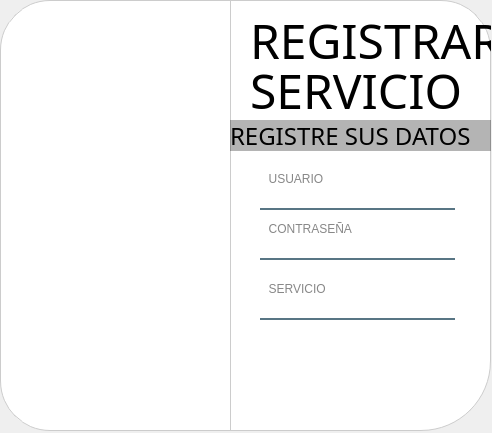
<?xml version="1.0" encoding="UTF-8"?>
<ui version="4.0">
 <class>Window_RegistrarServicio</class>
 <widget class="QMainWindow" name="Window_RegistrarServicio">
  <property name="geometry">
   <rect>
    <x>0</x>
    <y>0</y>
    <width>492</width>
    <height>433</height>
   </rect>
  </property>
  <property name="windowTitle">
   <string>MainWindow</string>
  </property>
  <widget class="QWidget" name="centralwidget">
   <widget class="QWidget" name="widget" native="true">
    <property name="geometry">
     <rect>
      <x>0</x>
      <y>0</y>
      <width>491</width>
      <height>431</height>
     </rect>
    </property>
    <widget class="QLabel" name="label">
     <property name="geometry">
      <rect>
       <x>0</x>
       <y>0</y>
       <width>231</width>
       <height>431</height>
      </rect>
     </property>
     <property name="styleSheet">
      <string notr="true">border-image: url(:/imagenes/chill_guy.jpg);


background-color: rgba(255, 255, 255, 1); /* Fondo blanco */  
    border-bottom-left-radius: 50px; /* Esquina inferior derecha redondeada */  
  border-up-left-radius: 50px; /* Esquina inferior derecha redondeada */  
    box-shadow: 0px 4px 10px rgba(0, 0, 0, 0.2); /* Sombra */  
    padding: 20px; 
border-top-left-radius: 50px;
                     border: 1px solid #ccc;</string>
     </property>
     <property name="text">
      <string/>
     </property>
    </widget>
    <widget class="QLabel" name="label_2">
     <property name="geometry">
      <rect>
       <x>210</x>
       <y>0</y>
       <width>281</width>
       <height>431</height>
      </rect>
     </property>
     <property name="styleSheet">
      <string notr="true">

background-color: rgba(255, 255, 255, 1); /* Fondo blanco */  
    border-bottom-right-radius: 70px; /* Esquina inferior derecha redondeada */  
    box-shadow: 0px 4px 10px rgba(0, 0, 0, 0.2); /* Sombra */  
    padding: 20px; 


border-top-right-radius: 50px;
                     border: 1px solid #ccc;</string>
     </property>
     <property name="text">
      <string/>
     </property>
    </widget>
    <widget class="QLineEdit" name="lineEdit_contrasena">
     <property name="geometry">
      <rect>
       <x>260</x>
       <y>220</y>
       <width>195</width>
       <height>40</height>
      </rect>
     </property>
     <property name="styleSheet">
      <string notr="true">
    background-color: rgba(0, 0, 0, 0); /* Fondo transparente */  
    border: none; /* Sin borde por defecto */  
    border-bottom: 2px solid rgba(46, 82, 101, 0.8); /* Borde inferior con color */  
    color: rgba(0, 0, 0, 0.94); /* Color del texto */  
    padding-bottom: 20px; /* Espacio inferior dentro del QLineEdit */  
</string>
     </property>
     <property name="text">
      <string/>
     </property>
     <property name="placeholderText">
      <string>  CONTRASEÑA</string>
     </property>
    </widget>
    <widget class="QLineEdit" name="lineEdit_usuario">
     <property name="geometry">
      <rect>
       <x>260</x>
       <y>170</y>
       <width>195</width>
       <height>40</height>
      </rect>
     </property>
     <property name="styleSheet">
      <string notr="true">
    background-color: rgba(0, 0, 0, 0); /* Fondo transparente */  
    border: none; /* Sin borde por defecto */  
    border-bottom: 2px solid rgba(46, 82, 101, 0.8); /* Borde inferior con color */  
    color: rgba(0, 0, 0, 0.94); /* Color del texto */  
    padding-bottom: 20px; /* Espacio inferior dentro del QLineEdit */  
</string>
     </property>
     <property name="placeholderText">
      <string>  USUARIO</string>
     </property>
    </widget>
    <widget class="QLabel" name="label_6">
     <property name="geometry">
      <rect>
       <x>250</x>
       <y>50</y>
       <width>251</width>
       <height>81</height>
      </rect>
     </property>
     <property name="font">
      <font>
       <family>GeoSlab703 MdCn BT</family>
       <pointsize>36</pointsize>
      </font>
     </property>
     <property name="text">
      <string>SERVICIO</string>
     </property>
    </widget>
    <widget class="QPushButton" name="pushButton_guardar">
     <property name="geometry">
      <rect>
       <x>290</x>
       <y>350</y>
       <width>131</width>
       <height>41</height>
      </rect>
     </property>
     <property name="styleSheet">
      <string notr="true"> background-color: qlineargradient(x1: 0, y1: 0, x2: 1, y2: 1,    
                                       stop: 0 rgba(255, 94, 77, 255),  /* Naranja cálido */
                                       stop: 0.5 rgba(255, 159, 64, 255), /* Amarillo suave */
                                       stop: 1 rgba(70, 130, 180, 255)); /* Azul suave del atardecer */
    color: rgba(255, 255, 255, 240); /* Texto blanco */
    border: none;  /* Sin borde */
    padding: 12px 20px;  /* Espaciado interno del botón */
    border-radius: 5px;  /* Esquinas redondeadas */
    font-size: 16px;  /* Tamaño de texto */
    font-weight: bold;  /* Texto en negrita */
    text-transform: uppercase;  /* Texto en mayúsculas */
    cursor: pointer;  /* Cursor de mano */
    transition: background-color 0.3s ease, transform 0.2s ease; /* Transición suave */
</string>
     </property>
     <property name="text">
      <string>GUARDAR</string>
     </property>
     <property name="autoDefault">
      <bool>false</bool>
     </property>
    </widget>
    <widget class="QLineEdit" name="lineEdit_servicio">
     <property name="geometry">
      <rect>
       <x>260</x>
       <y>280</y>
       <width>195</width>
       <height>40</height>
      </rect>
     </property>
     <property name="styleSheet">
      <string notr="true">
    background-color: rgba(0, 0, 0, 0); /* Fondo transparente */  
    border: none; /* Sin borde por defecto */  
    border-bottom: 2px solid rgba(46, 82, 101, 0.8); /* Borde inferior con color */  
    color: rgba(0, 0, 0, 0.94); /* Color del texto */  
    padding-bottom: 20px; /* Espacio inferior dentro del QLineEdit */  
</string>
     </property>
     <property name="text">
      <string/>
     </property>
     <property name="placeholderText">
      <string>  SERVICIO</string>
     </property>
    </widget>
    <widget class="QLabel" name="label_7">
     <property name="geometry">
      <rect>
       <x>250</x>
       <y>0</y>
       <width>251</width>
       <height>81</height>
      </rect>
     </property>
     <property name="font">
      <font>
       <family>GeoSlab703 MdCn BT</family>
       <pointsize>36</pointsize>
      </font>
     </property>
     <property name="text">
      <string>REGISTRAR</string>
     </property>
    </widget>
    <widget class="QLabel" name="label_8">
     <property name="geometry">
      <rect>
       <x>230</x>
       <y>120</y>
       <width>261</width>
       <height>31</height>
      </rect>
     </property>
     <property name="font">
      <font>
       <family>GeoSlab703 MdCn BT</family>
       <pointsize>18</pointsize>
      </font>
     </property>
     <property name="styleSheet">
      <string notr="true">background-color:rgba(0,0,0,75);
</string>
     </property>
     <property name="text">
      <string>REGISTRE SUS DATOS</string>
     </property>
    </widget>
    <zorder>label_2</zorder>
    <zorder>label</zorder>
    <zorder>lineEdit_contrasena</zorder>
    <zorder>lineEdit_usuario</zorder>
    <zorder>label_6</zorder>
    <zorder>pushButton_guardar</zorder>
    <zorder>lineEdit_servicio</zorder>
    <zorder>label_7</zorder>
    <zorder>label_8</zorder>
   </widget>
  </widget>
 </widget>
 <resources>
  <include location="../otros/imagenes/res.qrc"/>
 </resources>
 <connections/>
</ui>
